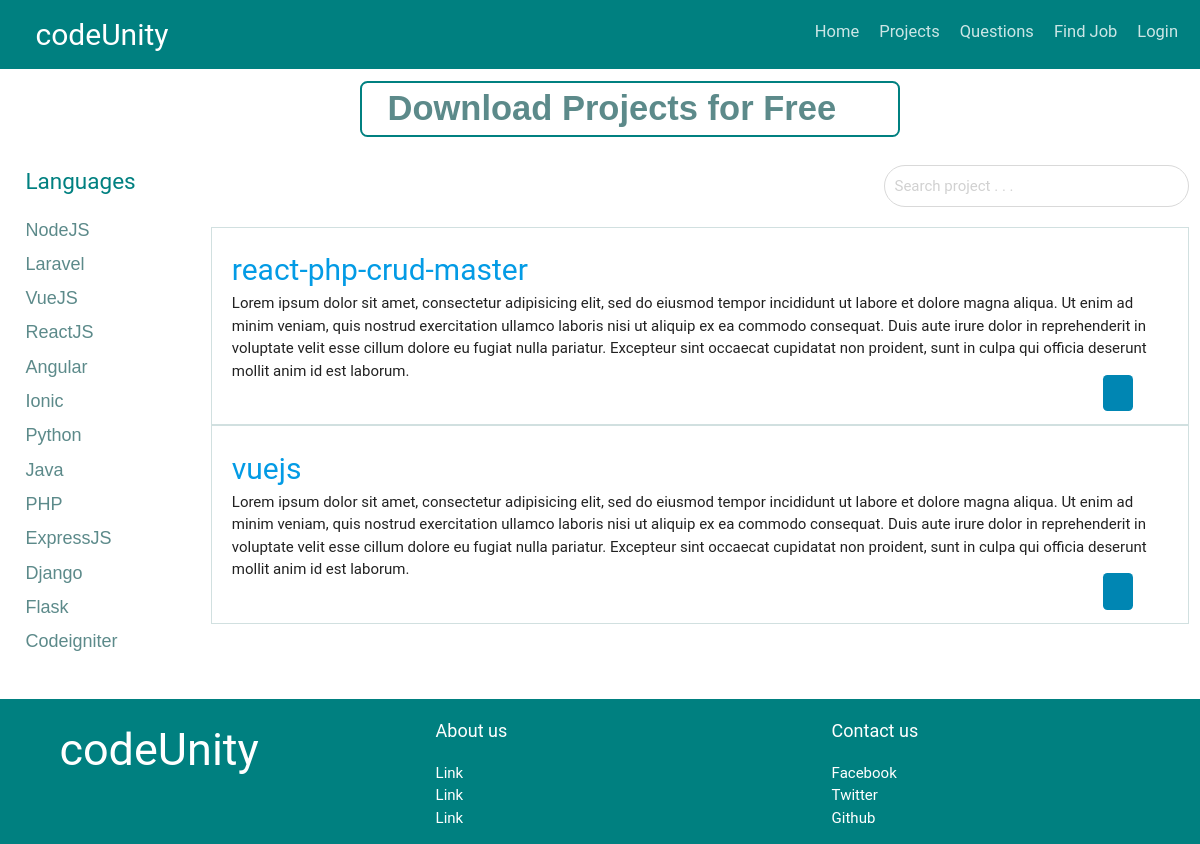
Page /codeunity/projects on the earlier database version.
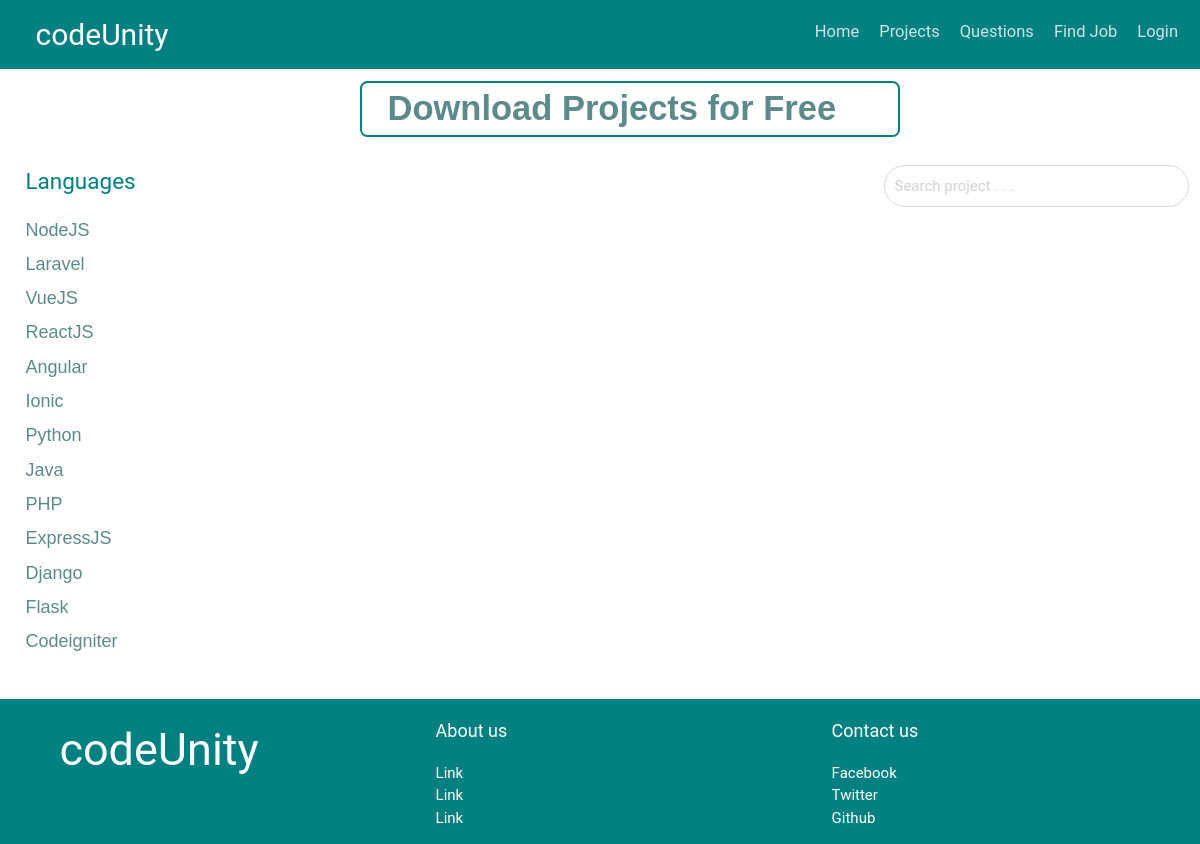
Same page on the later database version.
### blog/models.py (models this page shows, shortened)
class Projects(models.Model):
	project_name = models.CharField(max_length=255)
	uploader_id = models.IntegerField()
	downloads = models.IntegerField(blank=True)
	language = models.CharField(max_length=100,blank=True)
	about = models.TextField(blank=True)

### blog/views/views.py (the view)
def projects(request):
  project = Projects.objects.all()
  request.session.title = "Projects"
  return render(request, 'html/projects.html', {'projects': project})

### blog/templates/html/projects.html (shortened to what this page needs)
{% extends 'html/templates/base.html' %}
{% block main_page %}
	{% include 'html/templates/header.html' %}
			<p class="for-free">Download Projects for Free <span class="fa fa-download"></span></p>
			<div class="row mt-n3">
				<div class="col l2 m3 s12 xl2" id="projects">
					 <p class="languages">Languages</p>
					<ul>
						<li> <a href="">NodeJS</a> </li>
						<li> <a href="">Laravel</a> </li>
						<li> <a href="">VueJS</a> </li>
						<li> <a href="">ReactJS</a> </li>
						<li> <a href="">Angular</a> </li>
						<li> <a href="">Ionic</a> </li>
						<li> <a href="">Python</a> </li>
						<li> <a href="">Java</a> </li>
						<li> <a href="">PHP</a> </li>
						<li> <a href="">ExpressJS</a> </li>
						<li> <a href="">Django</a> </li>
						<li> <a href="">Flask</a> </li>
						<li> <a href="">Codeigniter</a> </li>
					</ul>
				</div>
				<div class="col l10 m9 s12 xl10">
					<input type="text" id="search" placeholder="Search project . . .">
					<div class="projects-div clear-float">
						{% for project in projects %}
						<div class="project-box">
							<a href="#" class="app-title">{{ project.project_name }}</a>
							<div>
								{{ project.about }}
							</div>
								<a href="download/{{ project.project_name }}" class="download-app"><span class="fa fa-download"></span> </a>
						</div>
						{% endfor %}
					</div>
				</div>
			</div>
	{% include 'html/templates/footer.html' %}
{% endblock %}

Differences in the rows shown:
removed Projects: project_name "react-php-crud-master", about "Lorem ipsum dolor sit amet, consectetur adipisicing elit, sed do eiusmod tempor incididunt ut labore et dolore magna aliqua. Ut enim ad minim veniam, quis nostrud exercitation ullamco laboris nisi ut aliquip ex ea commodo consequat. Duis aute irure dolor in reprehenderit in voluptate velit esse cillum dolore eu fugiat nulla pariatur. Excepteur sint occaecat cupidatat non proident, sunt in culpa qui officia deserunt mollit anim id est laborum."
removed Projects: project_name "vuejs", about "Lorem ipsum dolor sit amet, consectetur adipisicing elit, sed do eiusmod tempor incididunt ut labore et dolore magna aliqua. Ut enim ad minim veniam, quis nostrud exercitation ullamco laboris nisi ut aliquip ex ea commodo consequat. Duis aute irure dolor in reprehenderit in voluptate velit esse cillum dolore eu fugiat nulla pariatur. Excepteur sint occaecat cupidatat non proident, sunt in culpa qui officia deserunt mollit anim id est laborum."
